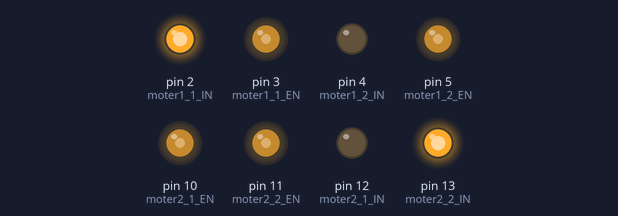
The sketch below on a simulated Arduino Uno, built with avr-gcc and run on an emulated ATmega328P. Parts: output pins drawn as LEDs (lit = HIGH). At 0.0 s the program stops and its outputs stay as they are.

Above: at 0.1 s.
Timing chart, 0 to 1.5 s (numbered marks = the images above):
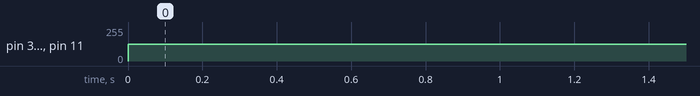

Measured:
- by itself, pin 3 (moter1_1_EN), pin 5 (moter1_2_EN), pin 10 (moter2_1_EN), pin 11 (moter2_2_EN): 0/255 → 127/255 at 0.00 s

The sketch:

main.ino
```cpp
#define moter1_1_EN 3
#define moter1_2_EN 5
#define moter2_1_EN 10
#define moter2_2_EN 11

#define moter1_1_IN 2
#define moter1_2_IN 4
#define moter2_1_IN 12
#define moter2_2_IN 13

void setup() {
  analogWrite(moter1_1_EN, 0);
  analogWrite(moter1_2_EN, 0);
  analogWrite(moter2_1_EN, 0);
  analogWrite(moter2_2_EN, 0);

  pinMode(moter1_1_IN, OUTPUT);
  pinMode(moter1_2_IN, OUTPUT);
  pinMode(moter2_1_IN, OUTPUT);
  pinMode(moter2_2_IN, OUTPUT);

  digitalWrite(moter1_1_IN, HIGH);
  digitalWrite(moter1_2_IN, LOW);
  digitalWrite(moter2_1_IN, LOW);
  digitalWrite(moter2_2_IN, HIGH);
}

void loop() {
  analogWrite(moter1_1_EN, 127);
  analogWrite(moter1_2_EN, 127);
  analogWrite(moter2_1_EN, 127);
  analogWrite(moter2_2_EN, 127);
  while(1);
}
```
